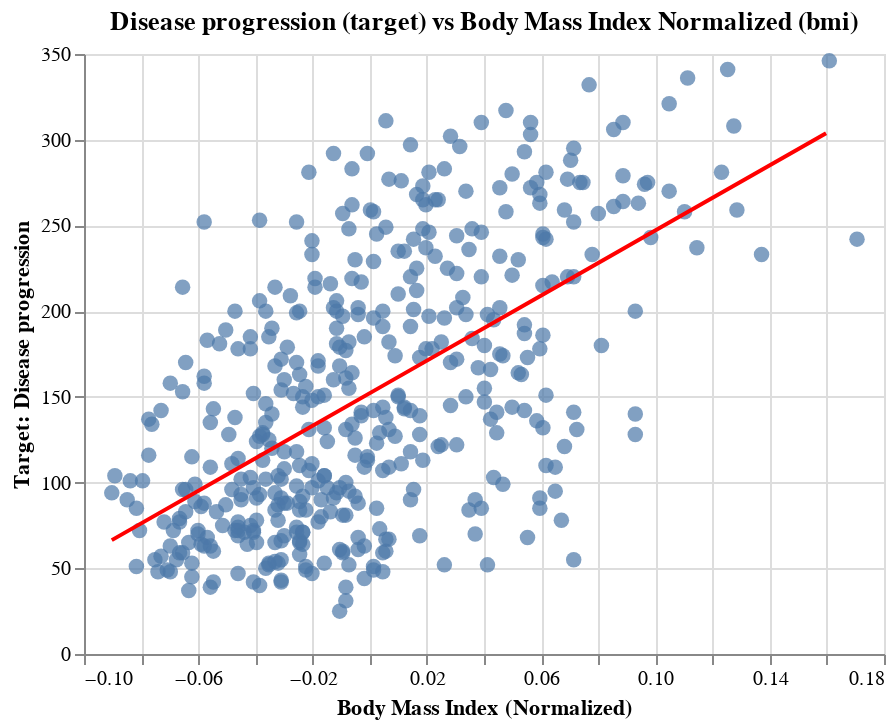

The notebook cell this image was saved under:
### Code cell
df_bmi_target=diabetes[["bmi","target"]]

grafico_bmi = alt.Chart(df_bmi_target).mark_circle(size=60).encode(
    x=alt.X('bmi', axis=alt.Axis(title="Body Mass Index (Normalized)")),
    y=alt.Y('target', axis=alt.Axis(title="Target: Disease progression"))
).properties(title= "Disease progression (target) vs Body Mass Index Normalized (bmi)")

x = np.arange(df_bmi_target["bmi"].min(),df_bmi_target["bmi"].max(),0.05)

lineas=pd.DataFrame({
  'bmi': x,
  'target': x*regr.coef_+regr.intercept_
})

grafico_regresion=alt.Chart(lineas).mark_line(color="red").encode(
    x='bmi',
    y='target'
).properties(title="Lineal regression")

grafico_bmi+grafico_regresion

### Figure 1 — Vega-Lite specification as saved in the notebook (floating-point values rounded to 4 significant figures; data arrays with more than 128 entries replaced by an {"elided": "..."} marker saying what was removed)
{"config": {"background": "white", "view": {"continuousWidth": 400, "continuousHeight": 300}}, "layer": [{"data": {"name": "data-a621d16866a55f7659208a4e961bc984"}, "mark": {"type": "circle", "size": 60}, "encoding": {"x": {"type": "quantitative", "axis": {"title": "Body Mass Index (Normalized)"}, "field": "bmi"}, "y": {"type": "quantitative", "axis": {"title": "Target: Disease progression"}, "field": "target"}}, "title": "Disease progression (target) vs Body Mass Index Normalized (bmi)"}, {"data": {"name": "data-12e00eda8d2e98e9a53f526fc8cb991b"}, "mark": {"type": "line", "color": "red"}, "encoding": {"x": {"type": "quantitative", "field": "bmi"}, "y": {"type": "quantitative", "field": "target"}}, "title": "Lineal regression"}], "$schema": "https://vega.github.io/schema/vega-lite/v4.8.1.json", "datasets": {"data-a621d16866a55f7659208a4e961bc984": {"elided": "442 records"}, "data-12e00eda8d2e98e9a53f526fc8cb991b": [{"bmi": -0.09028, "target": 66.42}, {"bmi": -0.04028, "target": 113.9}, {"bmi": 0.009725, "target": 161.4}, {"bmi": 0.05972, "target": 208.8}, {"bmi": 0.1097, "target": 256.3}, {"bmi": 0.1597, "target": 303.8}]}}
